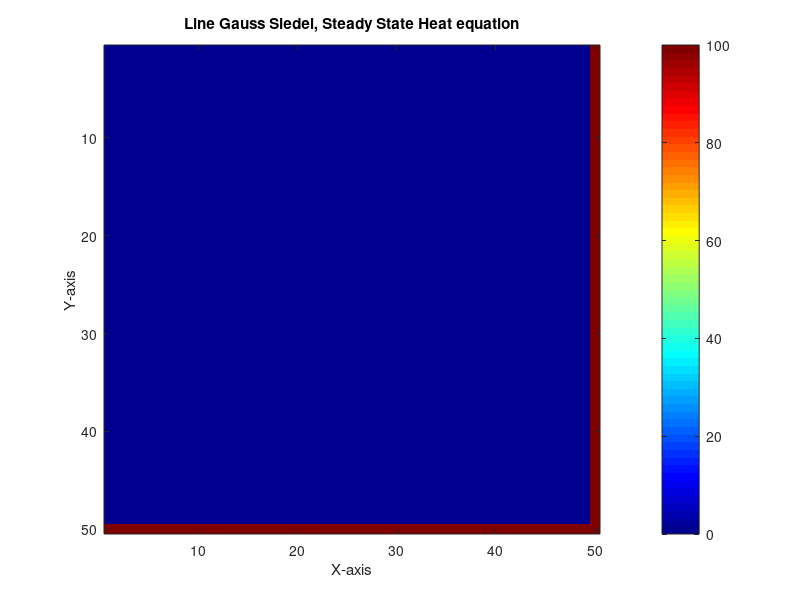

The MATLAB script that drew this image:
% Leander Tenbarge, Hoffman CFD Chapter 5, Numerical Methods for Elliptic partial differential equations:
% Line Gauss Seidel Method:
% Page 153-155:

% System Setup as listed in page 155:
width = 1; 
height = 1; 
numPW = 50; % Number points in the width:
numPH = 50; % Number of points in the height:
dx = width/numPW;
dy = height/numPH;
n = 500;
beta = dx/dy;
Tupper = 0;   % rankine
Tleft  = 0;   % rankine
Tright = 100; % rankine
Tlower = 100; % rankine
alpha = -2*(1+ beta^2);

% Implementing boundary conditions:
T = zeros(numPH,numPW); 
T(:,1) = Tleft;
T(1,:) = Tupper;
T(:,end) = Tright;
T(end,:) = Tlower;

% Implementing the Line Gauss - Seidel method:


% Creating the A matricies:
A = spdiags([1,alpha,1],[-1,0,1],numPH-2,numPH-2);

% Looping over time:
for time = 1:n
    for j = 2:numPW-1

        % Generating the Matricies:
        B = zeros(numPH-2,1);

        % Enforcing the Boundary conditions:
        B(1) = -T(1,j);
        B(numPH-2) = -T(end,j);
        
        % Creating the rest of the left hand side:
        for i = 1:numPH-2
            B(i) = B(i) + (-beta^2)*(T(i+1,j+1) + T(i+1,j-1));
        end
    end
end

% Plotting the results
imagesc(T);        
colorbar;             
colormap('jet');        
title('Line Gauss Siedel, Steady State Heat equation');
xlabel('X-axis');
ylabel('Y-axis');
